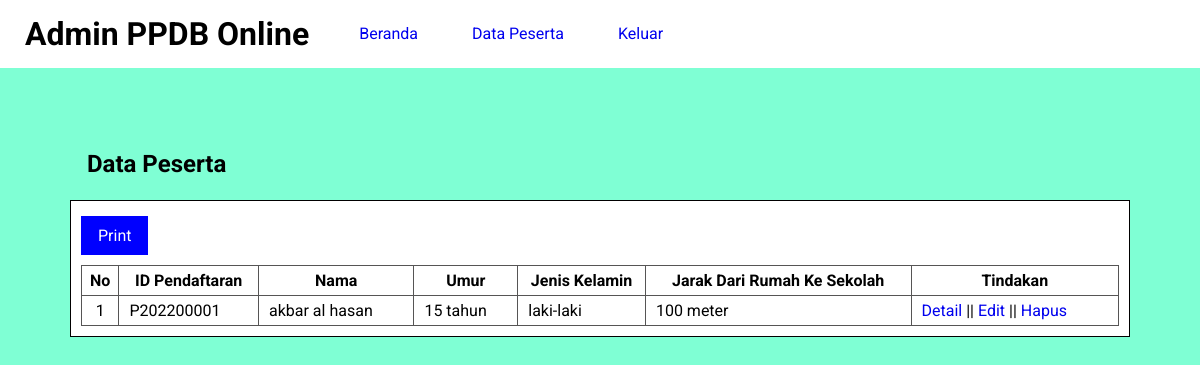
The app's page /data-peserta.php (signed in) with its own data.
### tables this page shows
CREATE TABLE `tbl_pendaftaran` (
  `id_pendaftaran` varchar(10) NOT NULL,
  `tgl_pendaftaran` date NOT NULL,
  `nm_peserta` varchar(50) NOT NULL,
  `tmp_lahir` varchar(50) NOT NULL,
  `tgl_lahir` date NOT NULL,
  `umur` int(10) NOT NULL,
  `nik` varchar(50) NOT NULL,
  `j_kelamin` varchar(20) NOT NULL,
  `agama` varchar(20) NOT NULL,
  `nohp_peserta` varchar(20) NOT NULL,
  `alamat_rumah` text NOT NULL,
  `rt` varchar(10) NOT NULL,
  `rw` varchar(10) NOT NULL,
  `jarak_kesekolah` int(20) NOT NULL,
  `keb_khusus` varchar(50) NOT NULL,
  `nm_bapak` varchar(50) NOT NULL,
  `pk_bapak` varchar(50) NOT NULL,
  `nm_ibu` varchar(50) NOT NULL,
  `pk_ibu` varchar(50) NOT NULL,
  `nohp_ortu` varchar(20) NOT NULL,
  `alamat_ortu` varchar(50) NOT NULL,
  `nm_wali` varchar(50) NOT NULL,
  `pk_wali` varchar(50) NOT NULL,
  `nohp_wali` varchar(20) NOT NULL,
  `alamat_wali` varchar(50) NOT NULL
);

### data-peserta.php (the view, shortened to what this page needs)
<?php
    include 'koneksi.php';
?>
<!DOCTYPE html>
<html>
    <head>
        <link rel="stylesheet" type="text/css" href="css/style.css">
    </head>
    <body>
        <header>
            <h1>Admin PPDB Online</h1>
            <ul>
                <li><a href="beranda.php">Beranda</a></li>
                <li><a href="data-peserta.php">Data Peserta</a></li>
                <li><a href="keluar.php">Keluar</a></li>
            </ul>
        </header>
        <section class="content">
            <h2>Data Peserta</h2>
            <div class="box">
                <a href="cetak-peserta.php" target="_blank" class="btn-cetak">Print</a>
                <table class="table" border="1" >
                    <thead>
                        <tr>
                            <th>No</th>
                            <th>ID Pendaftaran</th>
                            <th>Nama</th>
                            <th>Umur</th>
                            <th>Jenis Kelamin</th>
                            <th>Jarak Dari Rumah Ke Sekolah</th>
                            <th>Tindakan</th>
                        </tr>
                    </thead>
                    <tbody>
                        <?php
                            $no = 1;
                            $list_peserta = mysqli_query($conn, "SELECT * FROM tbl_pendaftaran");
                            while($row = mysqli_fetch_array($list_peserta)){
                        ?>
                        <tr>
                            <td><?php echo $no++ ?></td>
                            <td><?php echo $row['id_pendaftaran']?></td>
                            <td><?php echo $row['nm_peserta']?></td>
                            <td><?php echo $row['umur']?> tahun</td>
                            <td><?php echo $row['j_kelamin']?></td>
                            <td><?php echo $row['jarak_kesekolah']?> meter</td>
                            <td>
                                <a href="detail-peserta.php?id=<?php echo $row['id_pendaftaran'] ?>" >Detail</a> ||
                                <a href="edit.php?id=<?php echo $row['id_pendaftaran'] ?>">Edit</a> ||
                                <a href="hapus-peserta.php?id=<?php echo $row['id_pendaftaran'] ?>"
                                    onclick="return confirm('Apakah Anda Yakin?')">Hapus</a>
                            </td>
                        </tr>
                        <?php } ?>
                    </tbody>
                </table>
            </div>
        </section>
    </body>
</html>

### css/style.css (style rules this page uses)
* { margin:0; padding:0; font-family: 'Roboto', sans-serif; }
body { background-color:aquamarine; }
.box { background-color:rgb(255, 255, 255); border:1px solid black; padding: 10px; box-sizing: border-box; margin:10px 0 25px; }
h2 { text-align: center; padding:12px 17px; margin-top: 10px; }
.btn-cetak { display: inline-block; padding: 10px 17px; color:white; background-color: blue; margin-top: 5px; margin-bottom: 10px; }
header { background-color: white; }
header::after { content: ''; display: block; clear: both; }
header h1 { padding: 15px 25px; display: inline-block; float: left; }
header ul { float: left; }
header ul li { padding: 24px 25px; display: inline-block; }
a { text-decoration: none; }
.content { width: 90%; padding: 10px; box-sizing: border-box; margin: 50px auto; }
.content h2 { text-align: left; }
.table { width: 100%; border-collapse: collapse; border: 1px solid rgb(86, 85, 85); }
.table tr { height: 30px; }
.table thead tr th { text-align: center; }
.table thead tr th { text-align: center; width:min-content; }
.table tbody tr td { padding: 5px 10px; }
.table tbody tr td:nth-child(1) { text-align: center; }

### records on screen
tbl_pendaftaran: id_pendaftaran "P202200001", nm_peserta "akbar al hasan", umur "15", j_kelamin "laki-laki", jarak_kesekolah "100"
